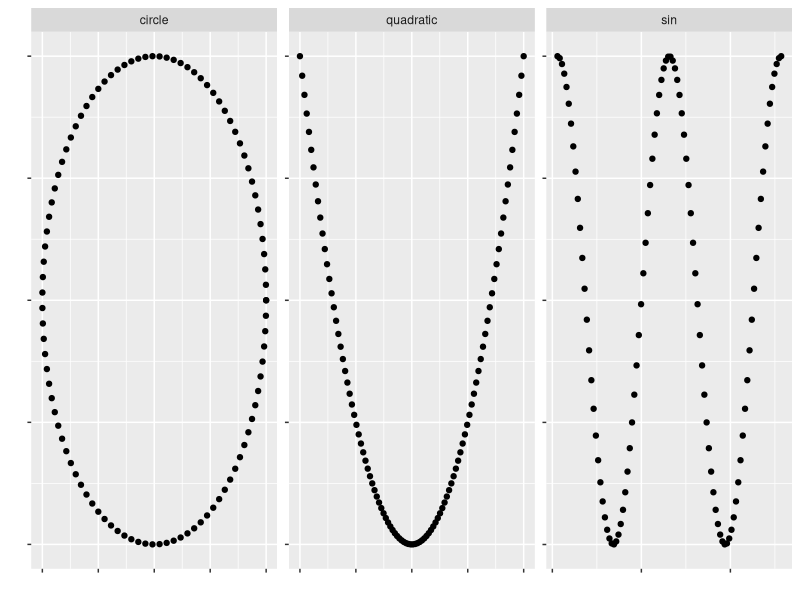

This figure's R source:
library(dplyr)
library(ggplot2)

circle <- data.frame(t = seq(from       = 0, 
                             to         = 2*pi,
                             length.out = 100)) |> 
  mutate(x = cos(t),
         y = sin(t)) |> 
  dplyr::select(-t) |> 
  mutate(type = factor("circle"))

quadra <- data.frame(x = seq(from       = -1,
                             to         = 1,
                             length.out = 100)) |> 
  mutate(y = x^2 -0.5) |> 
  mutate(type = factor("quadratic"))

sin <- data.frame(x = seq(from       = -1.5 * pi, 
                          to         = 2.5  * pi, 
                          length.out = 100)) |> 
  mutate(y = sin(x)) |>  
  mutate(type = factor("sin"))

bind_rows(circle, quadra, sin) |> 
  ggplot() +
  aes(x = x, y = y) +
  geom_point() +
  facet_wrap(~ type, ncol = 3, scale = "free") +
  xlab("") +
  ylab("") +
  theme(axis.text.y = element_blank()) +
  theme(axis.text.x = element_blank())